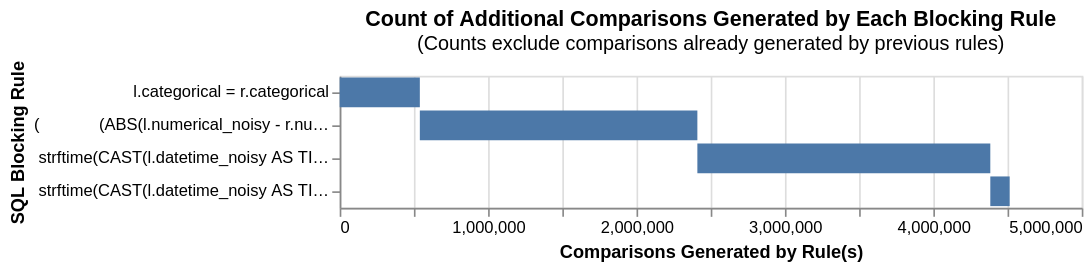

Notebook code for this chart:
### Markdown cell above
### Splink's blocking analysis tool

We can use this to take a look at how effective our blocking is. Each increment introduces more unique pairs (w.r.t. previous blocking rules) into the total - the approach here is to get rid of pairs that we KNOW cannot be matches.

### Code cell
from splink.blocking_analysis import (
    cumulative_comparisons_to_be_scored_from_blocking_rules_chart
)

brs = get_blocking_rules()

cumulative_comparisons_to_be_scored_from_blocking_rules_chart(
    table_or_tables=[df1, df2],
    blocking_rules=brs,
    db_api=db_api,
    link_type="link_only",
    unique_id_column_name=UNIQUE_ID_COL
)

### Figure 1 — Vega-Lite specification as saved in the notebook (floating-point values rounded to 4 significant figures)
{"config": {"view": {"continuousWidth": 300, "continuousHeight": 300}}, "data": {"name": "data-b6b0834509a583094a5afd531bc61620"}, "mark": "bar", "encoding": {"order": {"field": "cumulative_rows"}, "tooltip": [{"field": "blocking_rule", "title": "SQL Condition", "type": "nominal"}, {"field": "row_count", "format": ",", "title": "Comparisons Generated", "type": "quantitative"}, {"field": "cumulative_rows", "format": ",", "title": "Cumulative Comparisons", "type": "quantitative"}, {"field": "cartesian", "format": ",", "title": "Total comparisons in Cartesian product", "type": "quantitative"}], "x": {"field": "start", "title": "Comparisons Generated by Rule(s)", "type": "quantitative"}, "x2": {"field": "cumulative_rows"}, "y": {"field": "blocking_rule", "sort": ["-x2"], "title": "SQL Blocking Rule"}}, "height": {"step": 20}, "title": {"text": "Count of Additional Comparisons Generated by Each Blocking Rule", "subtitle": "(Counts exclude comparisons already generated by previous rules)"}, "width": 450, "$schema": "https://vega.github.io/schema/vega-lite/v5.9.3.json", "datasets": {"data-b6b0834509a583094a5afd531bc61620": [{"blocking_rule": "\n        l.categorical = r.categorical \n    ", "row_count": 540019, "cumulative_rows": 540019, "cartesian": 12382832, "match_key": "0", "start": 0}, {"blocking_rule": "\n        (\n            (ABS(l.numerical_noisy - r.numerical_noisy) / NULLIF(\n                CASE WHEN l.numerical_noisy > r.numerical_noisy THEN l.numerical_noisy ELSE r.numerical_noisy END, \n                0\n            )) < 0.25\n        )\n    ", "row_count": 1870038, "cumulative_rows": 2410057, "cartesian": 12382832, "match_key": "1", "start": 540019}, {"blocking_rule": "\n        strftime(CAST(l.datetime_noisy AS TIMESTAMP) + INTERVAL '1' DAY, '%Y%m') = strftime(CAST(r.datetime_noisy AS TIMESTAMP), '%Y%m')\n    ", "row_count": 1973830, "cumulative_rows": 4383887, "cartesian": 12382832, "match_key": "2", "start": 2410057}, {"blocking_rule": "\n        strftime(CAST(l.datetime_noisy AS TIMESTAMP) - INTERVAL '1' DAY, '%Y%m') = strftime(CAST(r.datetime_noisy AS TIMESTAMP), '%Y%m')\n    ", "row_count": 130513, "cumulative_rows": 4514400, "cartesian": 12382832, "match_key": "3", "start": 4383887}]}}
